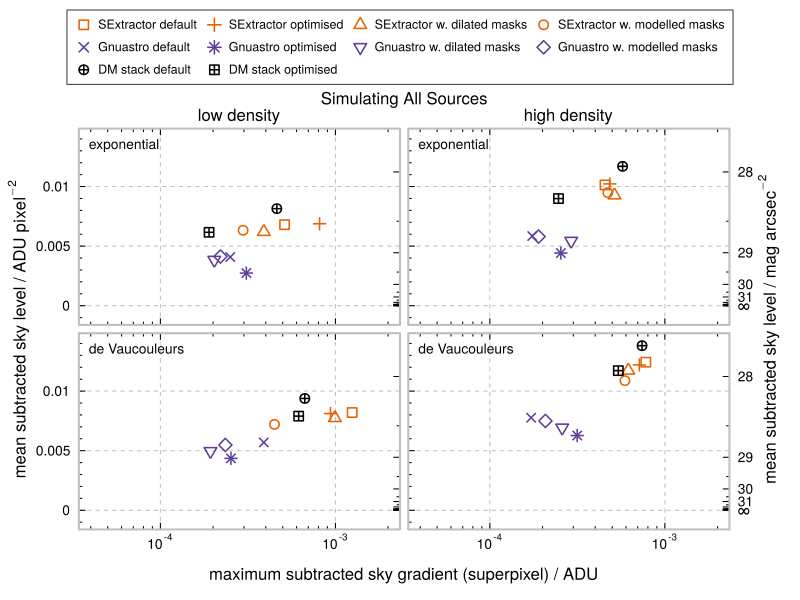

Reproduce this figure in R.
#!/usr/bin/Rscript --no-init-file

# setup
require("astro", quietly=TRUE)
#palette(c("#000000", "#e66101", "#5e3c99", "#fdb863", "#b2abd2", "#edf8b1", "#7fcdbb", "#2c7fb8"))
set.seed(3125)

# data
dat = readRDS("../datacollect/skydata.rds")

# definitions
fn = function(flux){-2.5*log10(flux/(0.168^2))+27}
ordera = c(1,5,3,7)
orderb = c(2,6,4,8)
xdats = list(dat$skyspr[,ordera], dat$skyspr[,orderb])
ydats = list(dat$skymean[,ordera], dat$skymean[,orderb])
pdfnames = paste0("skyvalgrad-", c("a","b","a5","b5"), ".pdf")

# par
cex = 1.5
lwd = 1.5
metpch = c(0,3,2,1,4,8,6,5,10,12)
metcol = c(2,2,2,2,3,3,3,3,1,1)
alabs = paste0("maximum subtracted sky gradient (superpixel) / ADU", c("","",rep(" (largest 5 matched sources only)",2)))
simsources = paste0("Simulating ", c("All Sources","Bright Only (No EBL)","All","Bright Only (No EBL)"))

# loop
for(i in 1:length(xdats)){
    
    # dev
    cairo_pdf(file=pdfnames[i], width=8, height=6)
    
    # par
    layout(rbind(c(1,2),c(3,4)))
    palette(c("#000000", "#e66101", "#5e3c99", "#fdb863", "#b2abd2", "#edf8b1", "#7fcdbb", "#2c7fb8"))
    par("mar"=c(0.25,0.25,0.25,0.25))
    par("oma"=c(4,4.5,7.5,4))
    
    # loop
    for(j in 1:ncol(xdats[[i]])){
        
        # base plot setup
        if(j==1){labs = c(2)}
        if(j==2){labs = c()}
        if(j==3){labs = c(1,2)}
        if(j==4){labs = c(1)}
        aplot(NA, xlim=c(0.00004,0.002), ylim=c(-0.0010,0.01425), xlab="", ylab="", las=1, side=NA, log="x", labels=labs, tick=FALSE, bty="n")
        abline(h=c(-0.005,0,0.005,0.01,0.015), col="grey75", lty=2, lend=1)
        abline(v=c(0.00001,0.0001,0.001,0.01,0.1,1), col="grey75", lty=2, lend=1)
        aaxes(side=1:3, labels=labs, ynmin=4, las=1, xformat="p", mgp=c(2,0.5,0))
        aaxis(side=4, fn=fn, at=c(28:38), labels=FALSE, nmin=1)
        if(j%in%c(2,4)){aaxis(side=4, fn=fn, at=c(28,29,30,31), tick=FALSE, las=1, mgp=c(2,0.5,0))}
        if(j%in%c(2,4)){mtext(side=4, at=0.00005, line=0.5, las=1, text="∞", cex=1)}
        if(j%in%c(1,2)){mtext(side=3, line=0.25, text=c("low density","high density")[j], cex=1)}
        if(j%in%c(1,2)){labtext="exponential"}else{labtext="de Vaucouleurs"}
        label("topleft", lab=labtext, inset=0.5, outline="white")
        abox()
        #if(j==1){alegend("topleft", legend=c("SExtractor","Gnuastro","DM stack"), ncol=1, inset=0.5, seg.len=0.8, seg.gap=0.4, type=setNames(apply(cbind(pch=0,lwd=lwd,col=c(2,3,1),cex=cex,border=NA), 1, as.list), rep("f",3)), bty="o", cex=0.9, box.pad=0.1)}
        
        # points
        apoints(xdats[[i]][,j], ydats[[i]][,j], pch=metpch, lwd=lwd, cex=cex, lend=1, col=metcol)
        
    }
    
    # labels & legend
    par("xpd"=NA)
    mtext(side=1, line=2, text=alabs[i], outer=T)
    mtext(side=2, line=2.5, text=bquote(paste("mean subtracted sky level / ADU ", pixel^{-2})), outer=T)
    mtext(side=3, line=1, text=simsources[i], outer=T)
    mtext(side=4, line=2, text=bquote(paste("mean subtracted sky level / mag ", arcsec^{-2})), outer=T)
    alegend("top", legend=names(dat$files), ncol=4, byrow=T, inset=0.5, outer=TRUE, seg.len=0.8, seg.gap=0.4,  type=setNames(apply(cbind(pch=metpch,lwd=lwd,col=metcol,cex=cex), 1, as.list), rep("p",length(dat$files))), bty="o", cex=0.9, box.pad=0.25, line.spacing=1.25)
    
    # finish up
    graphics.off()
    
#    # quick analysis PNG
#    system(paste0("/usr/bin/convert -density 300 ", pdfnames[i], " -quality 90 temp", i, ".png"))
    
}

## PNG update
#system("mv skyvalgrad.png skyvalgrad-old.png")
#system("/usr/bin/montage temp1.png temp2.png temp3.png temp4.png -geometry 800x600 skyvalgrad.png")
#unlink(c("temp1.png","temp2.png","temp3.png","temp4.png"))

# merge into 1 PDF
system(paste("/usr/bin/gs -dBATCH -dNOPAUSE -q -sDEVICE=pdfwrite -dAutoRotatePages=/None -sOutputFile=skyvalgrad.pdf skyvalgrad-a.pdf skyvalgrad-b.pdf"))
